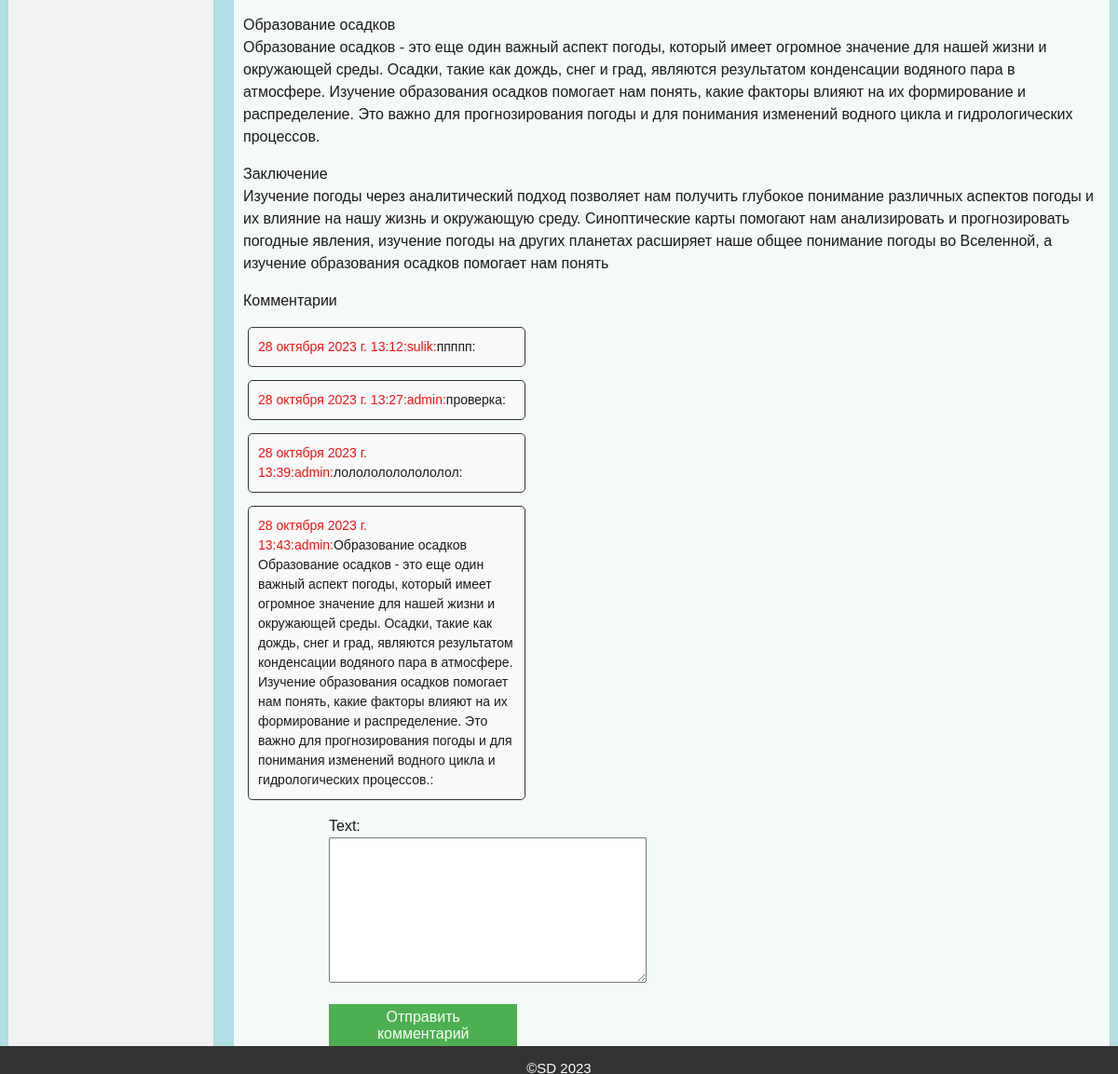
Page /post/analiticheskaya-statya-o-pogode/ (lower part) on the earlier database version.
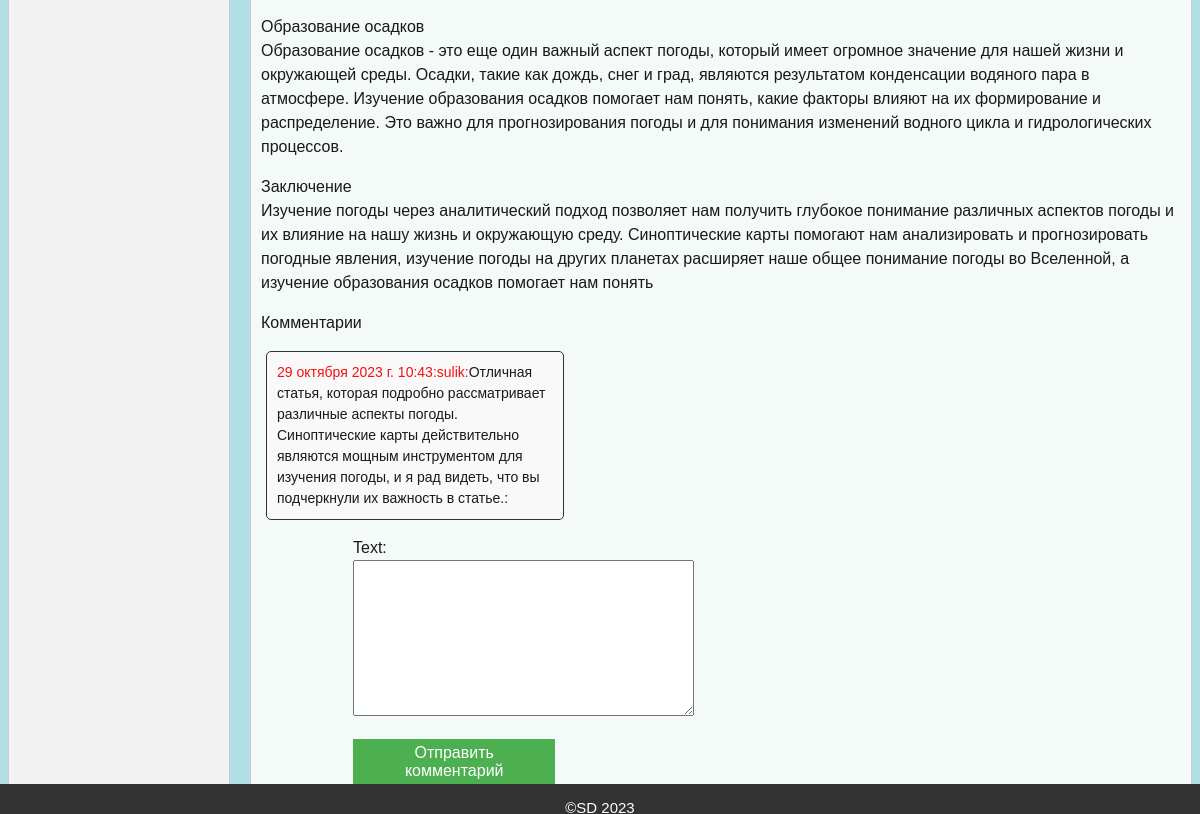
Same page on the later database version.
### blog/models.py (models this page shows, shortened)
class Blog(models.Model):
    title = models.CharField(max_length=255)
    slug = models.SlugField(max_length=255, unique=True, db_index=True, verbose_name="URL")
    content = models.TextField(blank=False)
    photo = models.ImageField(upload_to='blog_images/')
    time_create = models.DateTimeField(auto_now_add=True)
    time_update = models.DateTimeField(auto_now=True)
    is_published = models.BooleanField(default=True)
    cat = models.ForeignKey('Category', on_delete=models.PROTECT, null=True)

class Comment(models.Model):
    user = models.ForeignKey(User, on_delete=models.SET_NULL, null=True)
    post = models.ForeignKey(Blog, on_delete=models.CASCADE)
    text = models.TextField()
    created_at = models.DateTimeField(auto_now_add=True)

### blog/views.py (the view, shortened to what this page needs)
# urls.py: path('post/<str:post_slug>/', views.ShowPostView.as_view(), name='post'),
class ShowPostView(View):
    def get(self, request, post_slug):
        post = get_object_or_404(Blog, slug=post_slug)
        comments = Comment.objects.filter(post=post)
        form = CommentForm()
        context = {
            'post': post,
            'comments': comments,
            'form': form,
            'menu': get_user_context()['menu'],
            'title': post.title,
            'cat_selected': 1,
        }
        return render(request, 'blog/post.html', context=context)

### blog/forms.py
class CommentForm(forms.ModelForm):
       class Meta:
           model = Comment
           fields = ('text',)

### blog/utils.py (called while the page is built)
def get_user_context():
    return {
        'menu': [
            {'title': "Главная", 'url_name': 'home'},
            {'title': "О сайте", 'url_name': 'about'},
            {'title': "Добавить статью", 'url_name': 'add_page'},
            {'title': "Погода в вашем городе", 'url_name': 'weather'},
        ]
    }

### blog/templates/blog/post.html (shortened to what this page needs)
{% extends 'blog/base.html' %}
{% block content %}
{{post.content|linebreaks}}
<p>Комментарии</p>
{% for comment in comments %}
        <p class="comment"><span class="username">{{ comment.created_at }}:{{ comment.user.username }}:</span>{{ comment.text }}: </p>
{% endfor %}
<form class="comment-form" method="post">
    {{ form.as_p }}
    <button type="submit">Отправить комментарий</button>
</form>
{% endblock %}

### blog/templates/blog/base.html (shortened to what this page needs)
{% load static %}
<!DOCTYPE html>
<html>
<head>
    <link rel="stylesheet" href="{% static 'css/style.css' %}">
</head>
<body>
    <div class="content-wrap">
        <div class="sidebar">
        </div>
        <div class="blogs">
            {% block content %}
            {% endblock %}
        </div>
    </div>
<tr><td valign=top>
	<div class="footer">
		<p>&copy;SD 2023 </p>
	</div>
</td></tr></table>
</body>
</html>

### blog/static/css/style.css (style rules this page uses)
body { font-family: Arial, sans-serif; background-color: powderblue; color: rgb(88, 84, 84); }
.content-wrap { display: flex; }
.sidebar { background-color: #f2f2f2; padding: 10px; border: 1px solid #ccc; border-radius: 5px; flex: 0 0 200px; margin-right: 20px; }
.blogs { flex: 1; background-color: rgb(243, 250, 247); padding: 10px; border: 1px solid #ccc; border-radius: 5px; }
.blogs p { color: rgb(27, 25, 25); line-height: 1.5; }
form { display: block; margin-bottom: 10px; justify-content: center; align-items: center; }
button { padding: 5px 10px; font-size: 16px; background-color: #4CAF50; color: white; border: none; cursor: pointer; }
.footer { background-color: #333; color: #fff; font-size: 15px; text-align: center; padding: 0; position: fixed; left: 0; bottom: 0; height: 30px; width: 100%; box-sizing: border-box; }
.comment { font-size: 14px; color: #333; margin-bottom: 10px; padding: 10px; background-color: #f9f9f9; border-radius: 5px; }
.comment { border: 1px solid #333; padding: 10px; margin-bottom: 10px; border-radius: 5px; width: 30%; margin-left: 5px; margin-right: auto; }
.username { color: rgb(241, 18, 18); font-size: 14px; }
.comment-form { width: 22%; margin-left: 10%; }

Differences in the rows shown:
removed Comment: created_at "28 октября 2023 г. 13:12", user.username "sulik", text "ппппп"
removed Comment: created_at "28 октября 2023 г. 13:27", user.username "admin", text "проверка"
removed Comment: created_at "28 октября 2023 г. 13:39", user.username "admin", text "лолололололололол"
removed Comment: created_at "28 октября 2023 г. 13:43", user.username "admin", text "Образование осадков Образование осадков - это еще один важный аспект погоды, который имеет огромное значение для нашей жизни и окружающей среды. Осадки, такие как дождь, снег и град, являются результатом конденсации водяного пара в атмосфере. Изучение образования осадков помогает нам понять, какие факторы влияют на их формирование и распределение. Это важно для прогнозирования погоды и для понимания изменений водного цикла и гидрологических процессов."
added Comment: created_at "29 октября 2023 г. 10:43", user.username "sulik", text "Отличная статья, которая подробно рассматривает различные аспекты погоды. Синоптические карты действительно являются мощным инструментом для изучения погоды, и я рад видеть, что вы подчеркнули их важность в статье."
